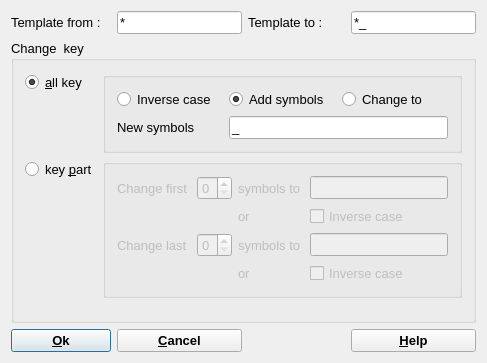
<?xml version="1.0" encoding="UTF-8"?>
<ui version="4.0">
 <class>ChangeKeyDialogData</class>
 <widget class="QDialog" name="ChangeKeyDialogData">
  <property name="windowModality">
   <enum>Qt::WindowModal</enum>
  </property>
  <property name="geometry">
   <rect>
    <x>0</x>
    <y>0</y>
    <width>487</width>
    <height>363</height>
   </rect>
  </property>
  <property name="font">
   <font>
    <pointsize>10</pointsize>
   </font>
  </property>
  <property name="windowTitle">
   <string>Setup of a template to change record keys</string>
  </property>
  <property name="modal">
   <bool>true</bool>
  </property>
  <layout class="QGridLayout" name="gridLayout_3">
   <item row="0" column="0">
    <widget class="QLabel" name="label">
     <property name="text">
      <string>Template from :</string>
     </property>
    </widget>
   </item>
   <item row="0" column="1">
    <widget class="QLineEdit" name="templFrom">
     <property name="text">
      <string>*</string>
     </property>
     <property name="readOnly">
      <bool>true</bool>
     </property>
    </widget>
   </item>
   <item row="0" column="2">
    <widget class="QLabel" name="label_2">
     <property name="text">
      <string>Template to :</string>
     </property>
    </widget>
   </item>
   <item row="0" column="3">
    <widget class="QLineEdit" name="templTo">
     <property name="text">
      <string>*_</string>
     </property>
     <property name="readOnly">
      <bool>true</bool>
     </property>
    </widget>
   </item>
   <item row="1" column="0" colspan="4">
    <widget class="QGroupBox" name="groupBox">
     <property name="title">
      <string>Change  key </string>
     </property>
     <layout class="QFormLayout" name="formLayout">
      <item row="0" column="0">
       <widget class="QRadioButton" name="rAll">
        <property name="text">
         <string>&amp;all key</string>
        </property>
        <property name="checked">
         <bool>true</bool>
        </property>
       </widget>
      </item>
      <item row="0" column="1">
       <widget class="QGroupBox" name="group1">
        <property name="title">
         <string/>
        </property>
        <layout class="QGridLayout" name="gridLayout">
         <item row="0" column="0">
          <widget class="QRadioButton" name="bInv1">
           <property name="text">
            <string>Inverse case</string>
           </property>
          </widget>
         </item>
         <item row="0" column="1">
          <widget class="QRadioButton" name="badd1">
           <property name="text">
            <string>Add symbols</string>
           </property>
           <property name="checked">
            <bool>true</bool>
           </property>
          </widget>
         </item>
         <item row="0" column="2">
          <widget class="QRadioButton" name="bchange1">
           <property name="text">
            <string>Change to</string>
           </property>
          </widget>
         </item>
         <item row="1" column="0">
          <widget class="QLabel" name="label_3">
           <property name="text">
            <string>New symbols</string>
           </property>
          </widget>
         </item>
         <item row="1" column="1" colspan="2">
          <widget class="QLineEdit" name="lTo1">
           <property name="text">
            <string>_</string>
           </property>
          </widget>
         </item>
        </layout>
       </widget>
      </item>
      <item row="1" column="0">
       <widget class="QRadioButton" name="rPart">
        <property name="text">
         <string>key &amp;part</string>
        </property>
       </widget>
      </item>
      <item row="1" column="1">
       <widget class="QGroupBox" name="group1_2">
        <property name="enabled">
         <bool>false</bool>
        </property>
        <property name="title">
         <string/>
        </property>
        <layout class="QGridLayout" name="gridLayout_2">
         <item row="0" column="0">
          <widget class="QLabel" name="label_4">
           <property name="text">
            <string>Change first </string>
           </property>
          </widget>
         </item>
         <item row="0" column="1">
          <widget class="QSpinBox" name="nfirst">
           <property name="maximum">
            <number>4</number>
           </property>
          </widget>
         </item>
         <item row="0" column="2">
          <widget class="QLabel" name="label_5">
           <property name="text">
            <string>symbols to </string>
           </property>
          </widget>
         </item>
         <item row="0" column="3">
          <widget class="QLineEdit" name="lfirst"/>
         </item>
         <item row="1" column="2">
          <widget class="QLabel" name="label_6">
           <property name="text">
            <string>or</string>
           </property>
          </widget>
         </item>
         <item row="1" column="3">
          <widget class="QCheckBox" name="chfirst">
           <property name="text">
            <string>Inverse case</string>
           </property>
          </widget>
         </item>
         <item row="2" column="0">
          <widget class="QLabel" name="label_7">
           <property name="text">
            <string>Change last </string>
           </property>
          </widget>
         </item>
         <item row="2" column="1">
          <widget class="QSpinBox" name="nlast">
           <property name="maximum">
            <number>4</number>
           </property>
          </widget>
         </item>
         <item row="2" column="2">
          <widget class="QLabel" name="label_8">
           <property name="text">
            <string>symbols to </string>
           </property>
          </widget>
         </item>
         <item row="2" column="3">
          <widget class="QLineEdit" name="llast"/>
         </item>
         <item row="3" column="2">
          <widget class="QLabel" name="label_9">
           <property name="text">
            <string>or</string>
           </property>
          </widget>
         </item>
         <item row="3" column="3">
          <widget class="QCheckBox" name="chlast">
           <property name="text">
            <string>Inverse case</string>
           </property>
          </widget>
         </item>
        </layout>
       </widget>
      </item>
     </layout>
    </widget>
   </item>
   <item row="2" column="0">
    <widget class="QPushButton" name="pbOk">
     <property name="minimumSize">
      <size>
       <width>100</width>
       <height>0</height>
      </size>
     </property>
     <property name="font">
      <font>
       <pointsize>10</pointsize>
       <weight>75</weight>
       <bold>true</bold>
      </font>
     </property>
     <property name="text">
      <string>&amp;Ok</string>
     </property>
     <property name="shortcut">
      <string>Alt+O</string>
     </property>
    </widget>
   </item>
   <item row="2" column="1">
    <widget class="QPushButton" name="pbCancel">
     <property name="minimumSize">
      <size>
       <width>100</width>
       <height>0</height>
      </size>
     </property>
     <property name="font">
      <font>
       <pointsize>10</pointsize>
       <weight>75</weight>
       <bold>true</bold>
      </font>
     </property>
     <property name="text">
      <string>&amp;Cancel</string>
     </property>
     <property name="shortcut">
      <string>Alt+C</string>
     </property>
    </widget>
   </item>
   <item row="2" column="2">
    <spacer>
     <property name="orientation">
      <enum>Qt::Horizontal</enum>
     </property>
     <property name="sizeType">
      <enum>QSizePolicy::Expanding</enum>
     </property>
     <property name="sizeHint" stdset="0">
      <size>
       <width>82</width>
       <height>20</height>
      </size>
     </property>
    </spacer>
   </item>
   <item row="2" column="3">
    <widget class="QPushButton" name="pbHelp">
     <property name="font">
      <font>
       <pointsize>10</pointsize>
       <weight>75</weight>
       <bold>true</bold>
      </font>
     </property>
     <property name="text">
      <string>&amp;Help</string>
     </property>
     <property name="shortcut">
      <string>F1</string>
     </property>
    </widget>
   </item>
  </layout>
 </widget>
 <layoutdefault spacing="6" margin="11"/>
 <tabstops>
  <tabstop>pbOk</tabstop>
  <tabstop>pbCancel</tabstop>
  <tabstop>pbHelp</tabstop>
 </tabstops>
 <resources/>
 <connections/>
</ui>
